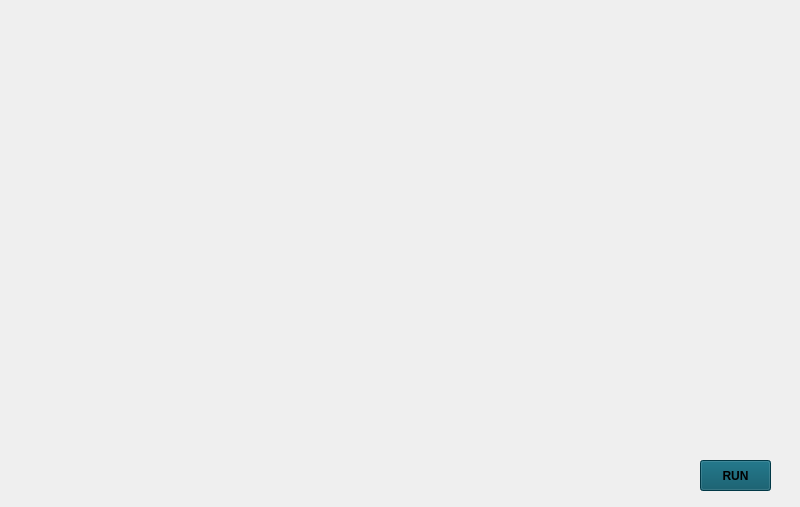
<?xml version="1.0" encoding="UTF-8"?>
<ui version="4.0">
 <class>jarvisUI</class>
 <widget class="QMainWindow" name="jarvisUI">
  <property name="geometry">
   <rect>
    <x>0</x>
    <y>0</y>
    <width>800</width>
    <height>507</height>
   </rect>
  </property>
  <property name="windowTitle">
   <string>MainWindow</string>
  </property>
  <widget class="QWidget" name="centralwidget">
   <widget class="QLabel" name="label">
    <property name="geometry">
     <rect>
      <x>-10</x>
      <y>0</y>
      <width>811</width>
      <height>511</height>
     </rect>
    </property>
    <property name="text">
     <string/>
    </property>
    <property name="pixmap">
     <pixmap>bg.jpg</pixmap>
    </property>
   </widget>
   <widget class="QLabel" name="label_2">
    <property name="geometry">
     <rect>
      <x>160</x>
      <y>30</y>
      <width>471</width>
      <height>491</height>
     </rect>
    </property>
    <property name="font">
     <font>
      <family>MS Outlook</family>
     </font>
    </property>
    <property name="text">
     <string/>
    </property>
    <property name="pixmap">
     <pixmap>2RNb.gif</pixmap>
    </property>
   </widget>
   <widget class="QPushButton" name="pushButton">
    <property name="geometry">
     <rect>
      <x>700</x>
      <y>460</y>
      <width>71</width>
      <height>31</height>
     </rect>
    </property>
    <property name="font">
     <font>
      <family>MS Shell Dlg 2</family>
      <weight>75</weight>
      <bold>true</bold>
     </font>
    </property>
    <property name="autoFillBackground">
     <bool>false</bool>
    </property>
    <property name="styleSheet">
     <string notr="true">background-color: rgb(64, 0, 194);
background-color: rgb(1, 79, 98);</string>
    </property>
    <property name="text">
     <string>RUN</string>
    </property>
   </widget>
   <widget class="QLabel" name="label_3">
    <property name="geometry">
     <rect>
      <x>0</x>
      <y>0</y>
      <width>421</width>
      <height>71</height>
     </rect>
    </property>
    <property name="text">
     <string/>
    </property>
    <property name="pixmap">
     <pixmap>load.gif</pixmap>
    </property>
   </widget>
  </widget>
 </widget>
 <resources>
  <include location="resources.qrc"/>
 </resources>
 <connections/>
</ui>
